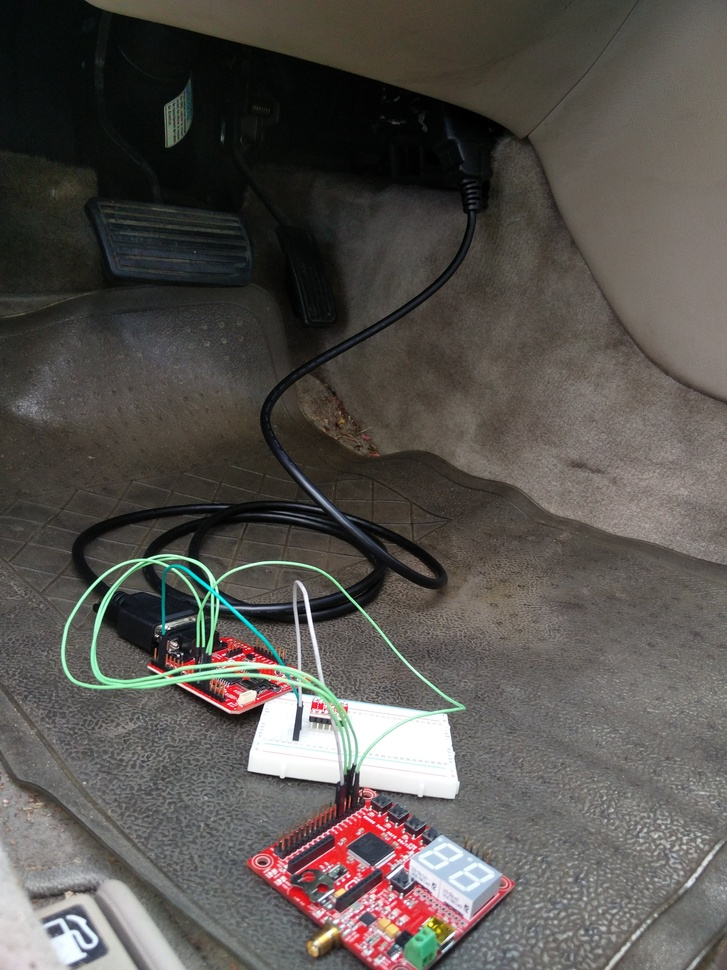
//> input picture CAN project/pic1.jpg, 727 x 970 px, shrunk from 3120 x 4160 before the run, given in place of the camera
$ ./main   (built with g++ and OpenCV 4)
//> lines starting //> are read from the running program, lines starting //| are printed output that depends on the picture
/*
 * main.cpp
 *
 *  Created on: 31 Mar 2016
 *      Author: Kenneth Chiu
 */


#include "opencv2/opencv.hpp"
#include "stdio.h"

using namespace cv;

int main(int, char**)
{
    VideoCapture cap(0); // open the default camera
    if(!cap.isOpened())  // check if we succeeded
        return -1;
    Mat edges;
    namedWindow("edges",1);
    for(;;)
    {
        Mat frame;
        cap >> frame; // get a new frame from camera
//> frame is the input picture: 970 rows x 727 cols, CV_8UC3; mean B, G, R 79.5, 83.6, 87.6
        cvtColor(frame, edges, COLOR_BGR2GRAY);
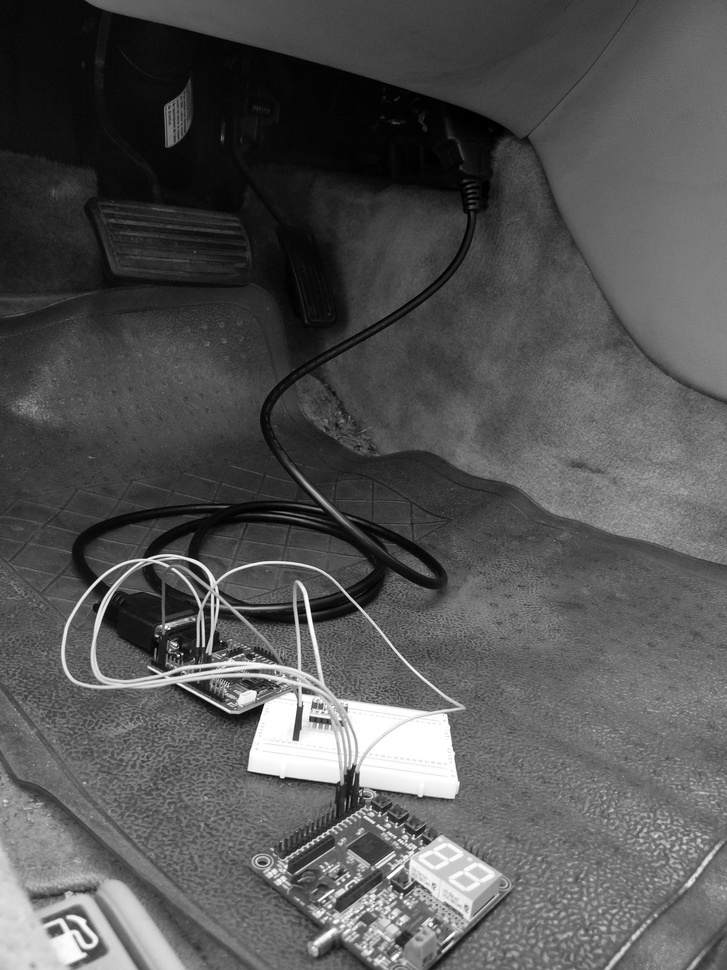
//> edges: 970 rows x 727 cols, CV_8UC1; min 0, max 255, mean 84.3
        GaussianBlur(edges, edges, Size(7,7), 1.5, 1.5);
        Canny(edges, edges, 0, 30, 3);
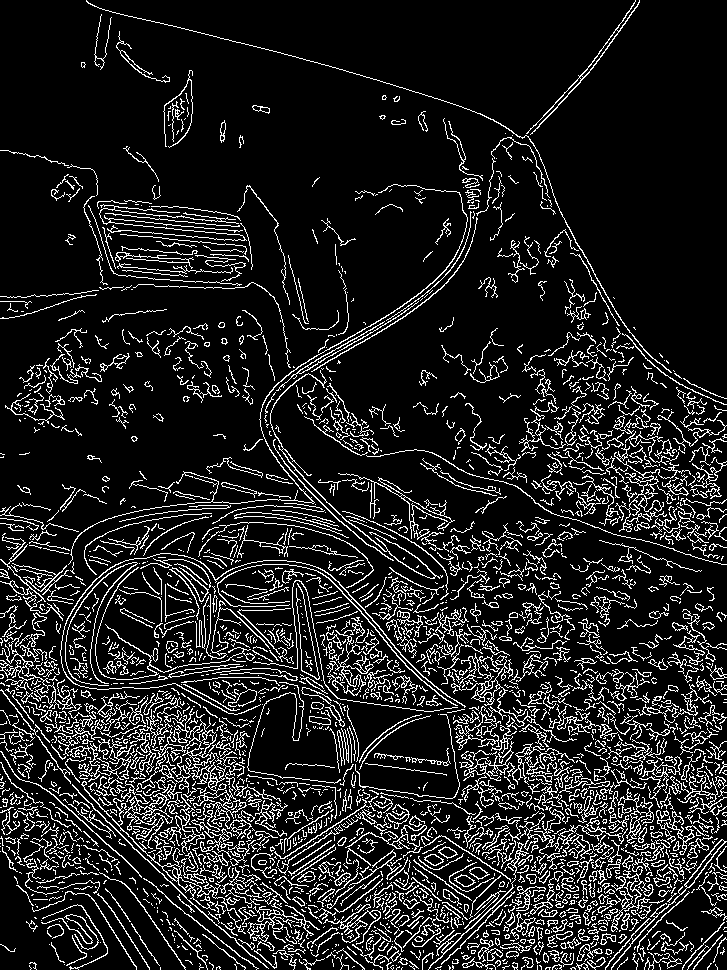
//> edges: 970 rows x 727 cols, CV_8UC1; 12.9% white in thin lines or dots
        imshow("edges", edges);
        if(waitKey(30) >= 0) break;
//> the Esc key is pressed
    }
    // the camera will be deinitialized automatically in VideoCapture destructor
    return 0;
}

$ run again, on CAN project/pic2.jpg
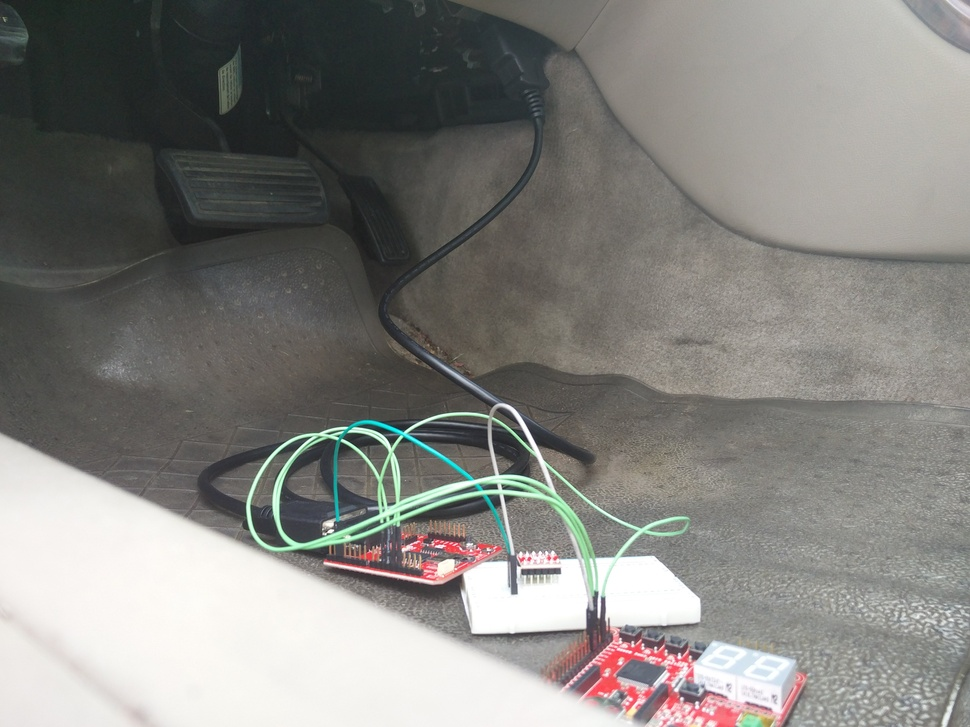
//> input picture CAN project/pic2.jpg, 970 x 727 px, shrunk from 4160 x 3120 before the run, given in place of the camera
//> frame is the input picture: 727 rows x 970 cols, CV_8UC3; mean B, G, R 126.7, 130.5, 131.5
//> `cvtColor(frame, edges, COLOR_BGR2GRAY);`:
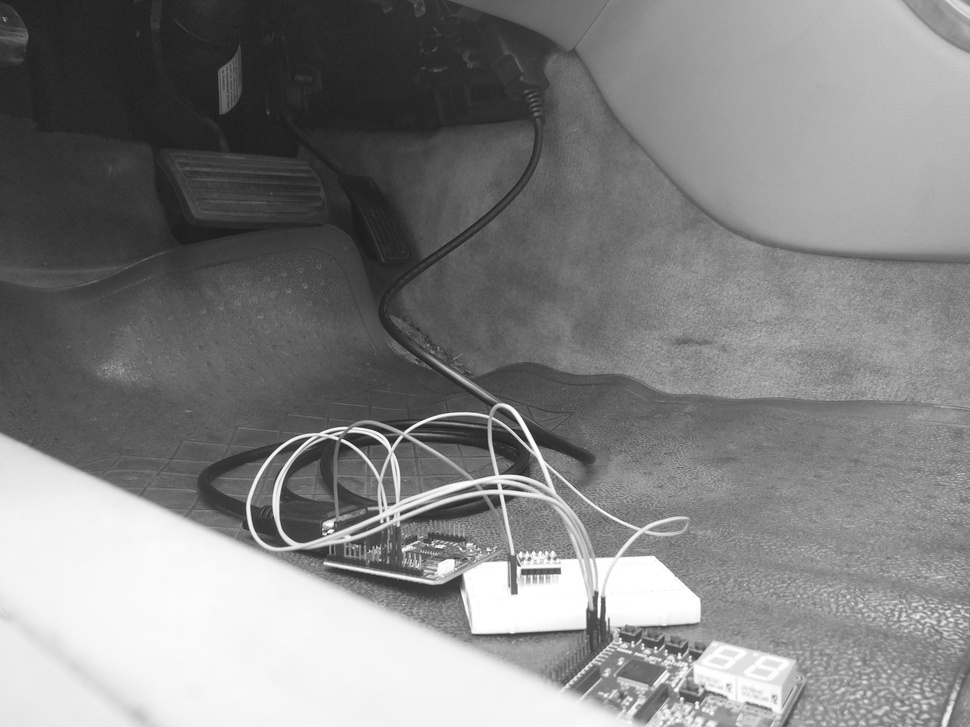
//> edges: 727 rows x 970 cols, CV_8UC1; min 27, max 255, mean 130.4
//> `Canny(edges, edges, 0, 30, 3);`:
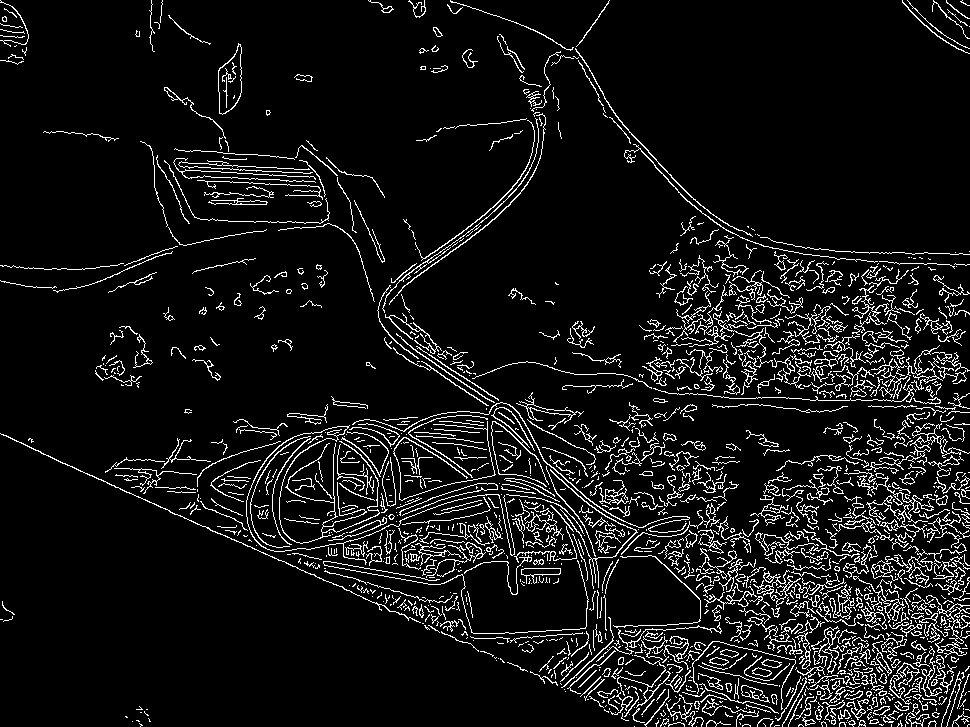
//> edges: 727 rows x 970 cols, CV_8UC1; 7.9% white in thin lines or dots

$ run again, on CAN project/pic3.jpg
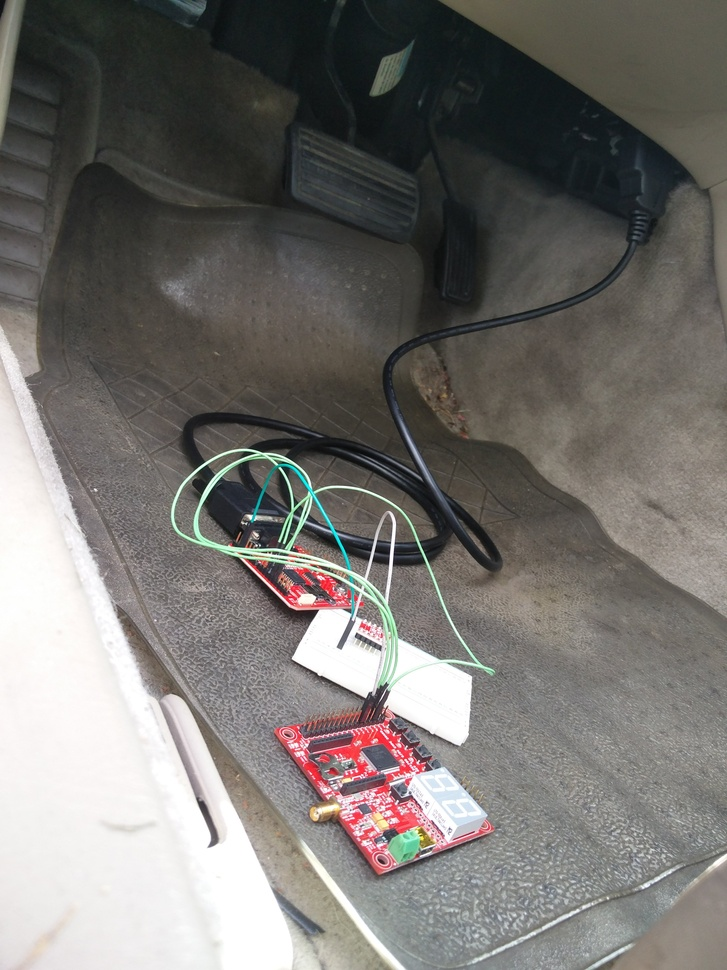
//> input picture CAN project/pic3.jpg, 727 x 970 px, shrunk from 3120 x 4160 before the run, given in place of the camera
//> frame is the input picture: 970 rows x 727 cols, CV_8UC3; mean B, G, R 111.8, 115.3, 118
//> `cvtColor(frame, edges, COLOR_BGR2GRAY);`:
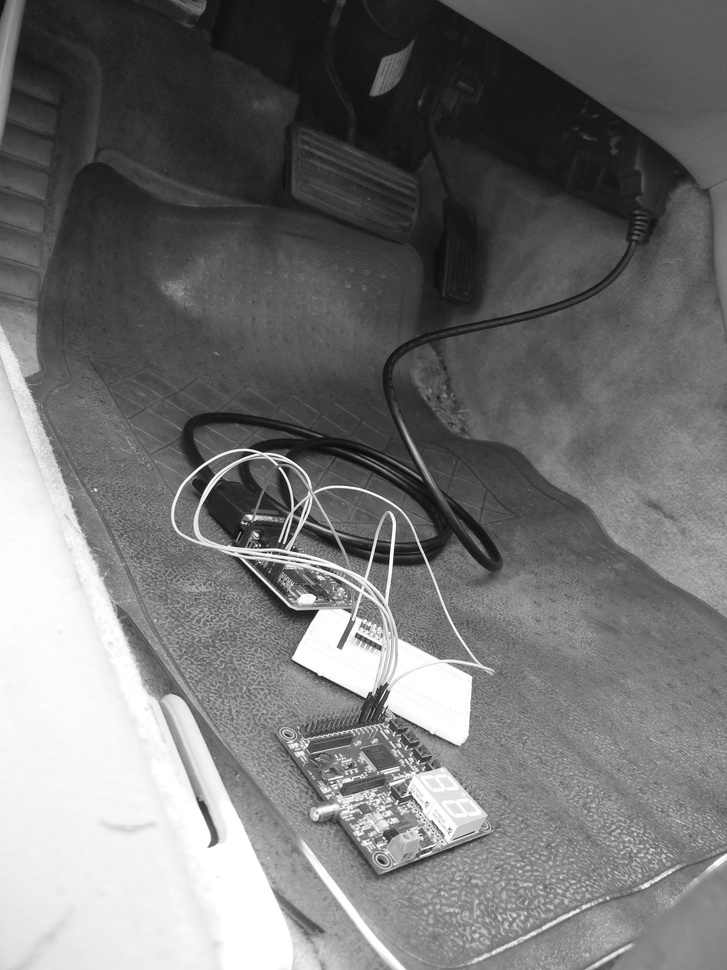
//> edges: 970 rows x 727 cols, CV_8UC1; min 4, max 255, mean 115.7
//> `Canny(edges, edges, 0, 30, 3);`:
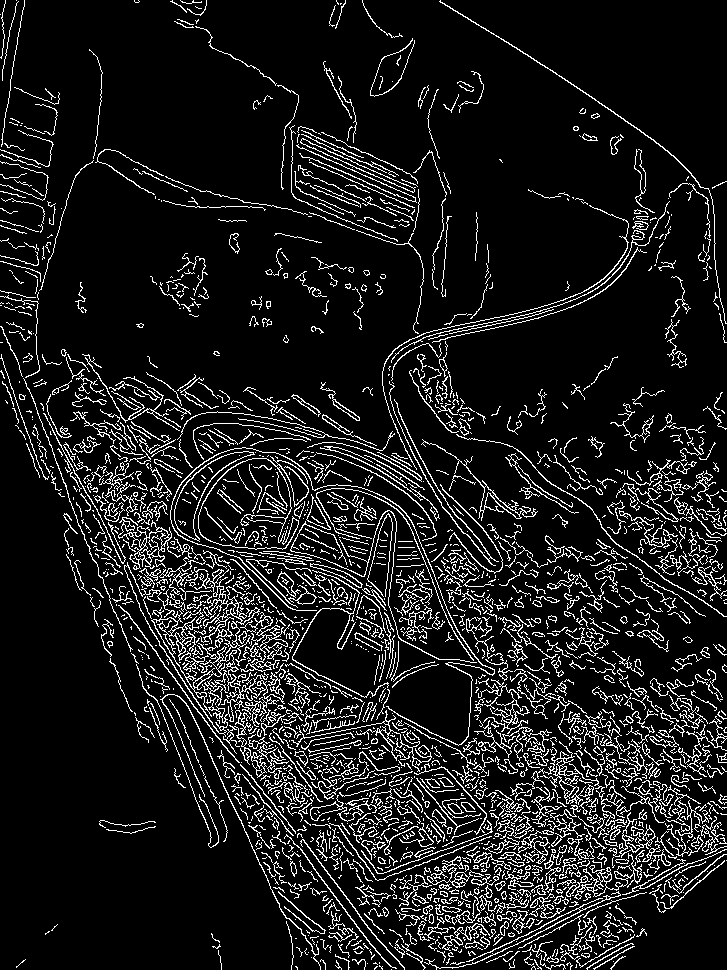
//> edges: 970 rows x 727 cols, CV_8UC1; 10.7% white in thin lines or dots
